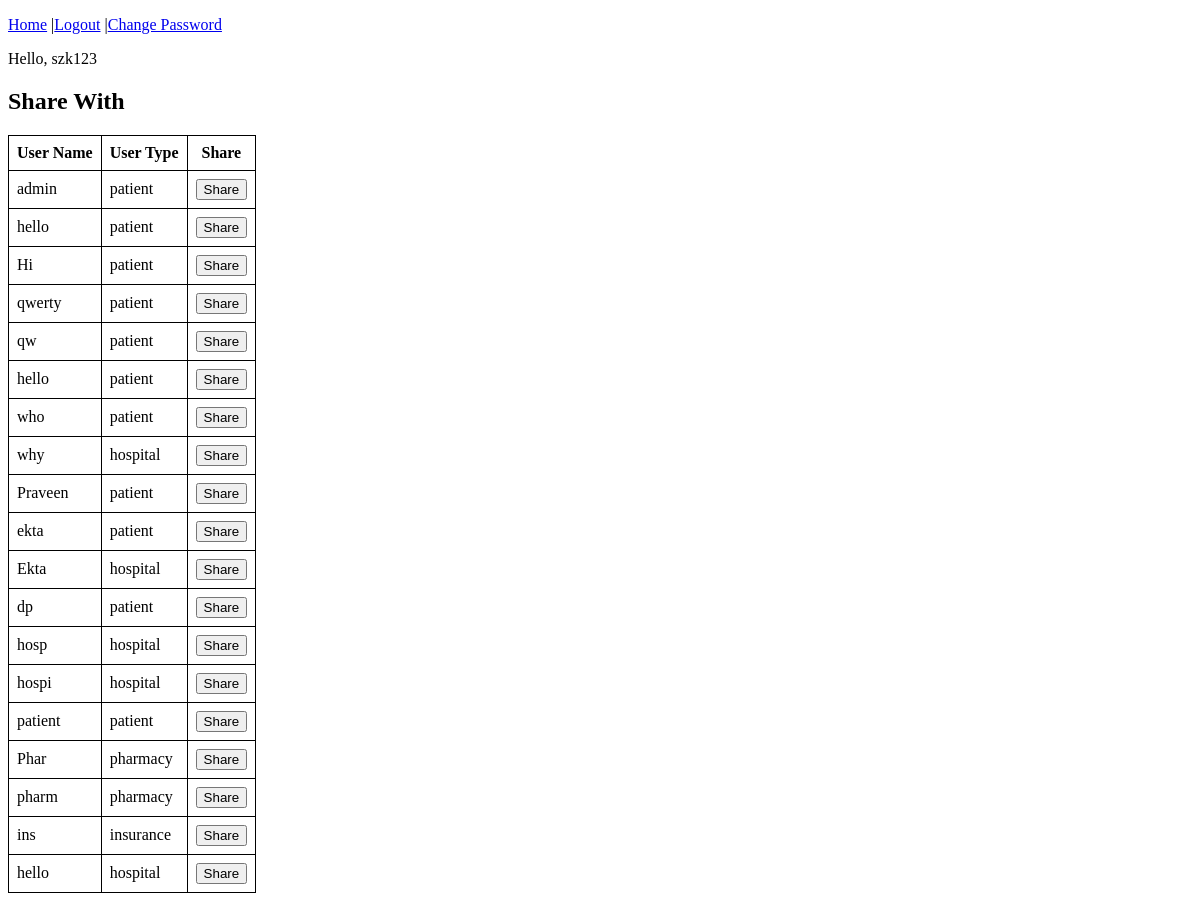
Before: /share_file/55 (signed in) with the older database file.
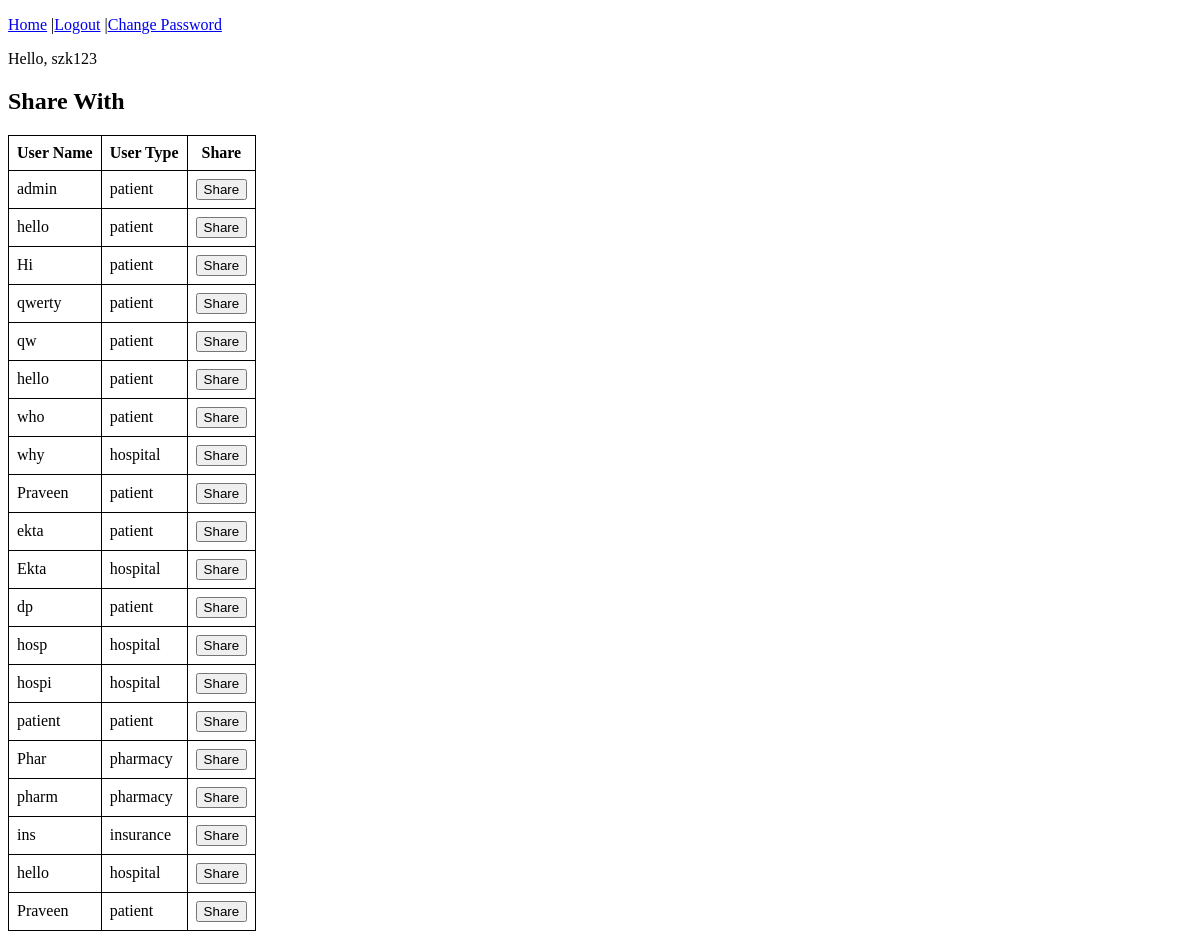
After: the same page with the newer database file.
### accounts/models.py (models this page shows, shortened)
class CustomUser(AbstractBaseUser):
    email = models.EmailField(verbose_name='email',max_length=60,unique=True)
    is_email_verified = models.BooleanField(default=False)
    username = models.CharField(max_length=30,unique=True)
    date_joined = models.DateTimeField(verbose_name='date_joined',auto_now_add=True)
    last_login = models.DateTimeField(verbose_name='last_login',auto_now = True)
    is_admin = models.BooleanField(default=False)
    is_active = models.BooleanField(default=True)
    is_staff = models.BooleanField(default=False)
    is_superuser = models.BooleanField(default=False)
    official_name = models.CharField(max_length=50)
    address = models.CharField(max_length=50)
    mobile = models.IntegerField(default=0)
    is_approved = models.BooleanField(default=False)
    user_type = models.CharField(max_length=30,choices=USER_TYPE)
    symm_key = models.CharField(max_length=150, editable=False)
    USERNAME_FIELD = 'username'
    REQUIRED_FIELDS = ['email','official_name','address','user_type','mobile']
    objects = CustomUserManager()

### accounts/views.py (the view)
# urls.py: path('share_file/<int:pk>',share_file_view, name="share_file"),
@login_required(login_url='/login/')
def share_file_view(request,pk):
    context = {}
    print(request.user.username)
    users = CustomUser.objects.exclude(username=request.user.username)
    context['users'] = users
    context['file_pk'] = pk
    return render(request,'share_with.html',context)

### templates/share_with.html (shortened to what this page needs)
{% extends 'base.html' %}
{%block content%}
<h2> Share With</h2>
<table id="table">
    <tr class="header">
    <th >User Name</th>
    <th >User Type</th>
    <th>Share</th>
    </tr>
    {%for user in users%}
    <tr>
        <td>{{user.official_name}}</td>
        <td>{{user.user_type}}</td>
        <td>
            <form method="post" action="{%url 'share_file_with' file_pk user.pk%}">
                <button type="submit">Share</button>
            </form>
        </td>
    </tr>
    {%endfor%}
</table>
{%endblock content %}

Changed rows visible on the page:
added CustomUser: official_name "Praveen", user_type "patient"
